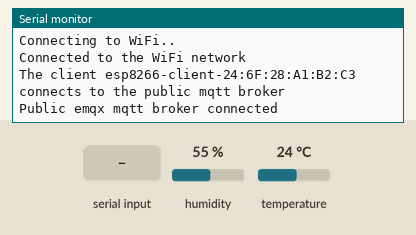
Recording of a sketch running on a simulated ESP8266 (NodeMCU). Parts: the last lines printed to the serial monitor. The test bench sets the inputs (shaded band); at power-on: humidity 55 %, temperature 24 °C. WiFi joins after 1.5 s; servers stay silent unless stated; no MQTT or app messages arrive unless stated.

Above: at 2.7 s.
2.8 s: "TEMP" received over Serial
At 4.5 s:
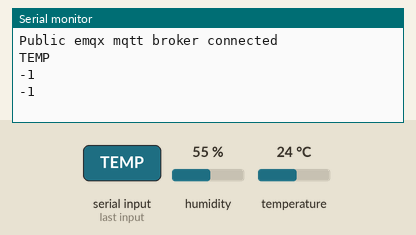
5.3 s: "HUMI" received over Serial
At 7.7 s:
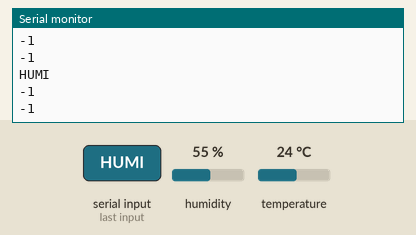

The sketch:

1.ino
```cpp
#include <ESP8266WiFi.h>
#include <PubSubClient.h>
#include <DHT.h>
// WiFi
//const char *ssid = "Redmi Note 8 Pro"; // Enter your WiFi name
// const char *password = "0786799786";  // Enter WiFi password
const char *password = "19139891";
const char *ssid = "MSI";


// MQTT Broker
const char *mqtt_broker = "broker.emqx.io";
const char *topic = "Home/Be1dRoom/DHT22/#";
const char *topicTemp = "Home/Be1dRoom/DHT22/Temperature";
const char *topicHumi = "Home/Be1dRoom/DHT22/Humidity";
const char *mqtt_username = "emqx";
const char *mqtt_password = "public";
const int mqtt_port = 1883;
String sensorID = "Dummy-2";
String receivedData;
char temperature[3];
char humidity[3];
unsigned long i=0;
unsigned long previousMillis = 0;
unsigned long interval = 30000;


#define DHTTYPE DHT11
const int DHTPin = 5;

DHT dht(DHTPin, DHTTYPE);

static char celsiusTemp[7];

static char fahrenheitTemp[7];

static char humidityTemp[7];

WiFiClient espClient;
PubSubClient client(espClient);

void setup() {
  // Set software serial baud to 115200;
  Serial.begin(115200);
  dht.begin();
  // connecting to a WiFi network
  WiFi.begin(ssid, password);
  while (WiFi.status() != WL_CONNECTED) {
      delay(500);
      Serial.println("Connecting to WiFi..");
  }
  WiFi.setAutoReconnect(true);
  WiFi.persistent(true);
  Serial.println("Connected to the WiFi network");
  //connecting to a mqtt broker
  client.setServer(mqtt_broker, mqtt_port);
  client.setCallback(callback);
  while (!client.connected()) {
      String client_id = "esp8266-client-";
      client_id += String(WiFi.macAddress());
      Serial.printf("The client %s connects to the public mqtt broker\n", client_id.c_str());
      if (client.connect(client_id.c_str(), mqtt_username, mqtt_password)) {
          Serial.println("Public emqx mqtt broker connected");
      } else {
          Serial.print("failed with state ");
          Serial.print(client.state());
          delay(2000);
      }
  }
  // publish and subscribe
  //client.publish(topic, "hello emqx");
  //client.subscribe(topic);
}

void callback(char *topic, byte *payload, unsigned int length) {
  Serial.print("Message arrived in topic: ");
  Serial.println(topic);
  Serial.print("Message:");
  for (int i = 0; i < length; i++) {
      Serial.print((char) payload[i]);
  }
  Serial.println();
  Serial.println("-----------------------");
}

void loop() {
  unsigned long currentMillis = millis();
  if ((WiFi.status() != WL_CONNECTED) ) {
    Serial.print(millis());
    Serial.println("Reconnecting to WiFi...");
    WiFi.disconnect();
    //WiFi.begin(ssid, password);
    //Serial.println(WiFi.localIP());
    //Alternatively, you can restart your board
    ESP.restart();
    //Serial.println(WiFi.RSSI());
    previousMillis = currentMillis;
  }
  client.loop();
  if(currentMillis - previousMillis >=10000){
    float h = dht.readHumidity();
    float t = dht.readTemperature();
    Serial.print("Nhiet do: ");
    Serial.println(t);
    Serial.print("Do am: ");
    Serial.println(h);
    i=0;
     String jsonStringT = "{\"Sensor_ID\": \"" + sensorID + "\", \"Date\": \""  + "\", \"Temperature\": \"" + t + "\"}";
     const char* payload = jsonStringT.c_str();
     client.publish(topicTemp,payload );
     Serial.println( payload);
      delay(100);
     jsonStringT = "{\"Sensor_ID\": \"" + sensorID + "\", \"Date\": \""  + "\", \"Humidity\": \"" + h + "\"}";
     payload = jsonStringT.c_str();
     client.publish(topicHumi,payload );
     Serial.println( payload);
     previousMillis = currentMillis;
  }
  else i++;


  if (Serial.available()) {
    // Đọc dữ liệu nhận được vào biến receivedData
    receivedData = Serial.readString();
    Serial.println(receivedData);
    // Tìm vị trí của ký tự ":" đầu tiên
    int colonIndex = receivedData.indexOf(':');
    Serial.println(colonIndex);
    // Tìm vị trí của ký tự "#" cuối cùng
    int hashIndex = receivedData.lastIndexOf('#');
    Serial.println(hashIndex);
    // Kiểm tra xem chuỗi có chứa ký tự ":" và "#" hay không
    if (colonIndex != -1 && hashIndex != -1 && hashIndex > colonIndex ) {
     // Tách chuỗi con từ vị trí sau ký tự ":" đến trước ký tự "#"
     String Value = receivedData.substring(colonIndex + 6, hashIndex);
     String topicUart = receivedData.substring(colonIndex + 1, colonIndex + 5);
     Serial.println(topicUart);
      if (topicUart=="TEMP"){

      Value.toCharArray(temperature, sizeof(temperature));
      //client.publish(topicTemp,temperature );
      String jsonString = "{\"Sensor_ID\": \"" + sensorID + "\", \"Date\": \""  + "\", \"Temperature\": \"" + temperature + "\"}";
      const char* payload = jsonString.c_str();
      client.publish(topicTemp,payload );
      Serial.println( payload);
      }
      else if(topicUart=="HUMI"){
        Value.toCharArray(humidity, sizeof(humidity));
        String jsonString = "{\"Sensor_ID\": \"" + sensorID + "\", \"Date\": \""  + "\", \"Humidity\": \"" + humidity + "\"}";
        const char* payload = jsonString.c_str();
      client.publish(topicHumi,payload );
      }

      // Ví dụ: Serial.println(temperature);
    }
  }
}
```

Measured:
- after the input at 2.8 s, the serial monitor: prints a new line after 1.0 s (image 1)
- after the input at 5.3 s, the serial monitor: prints a new line after 1.0 s (image 2)
